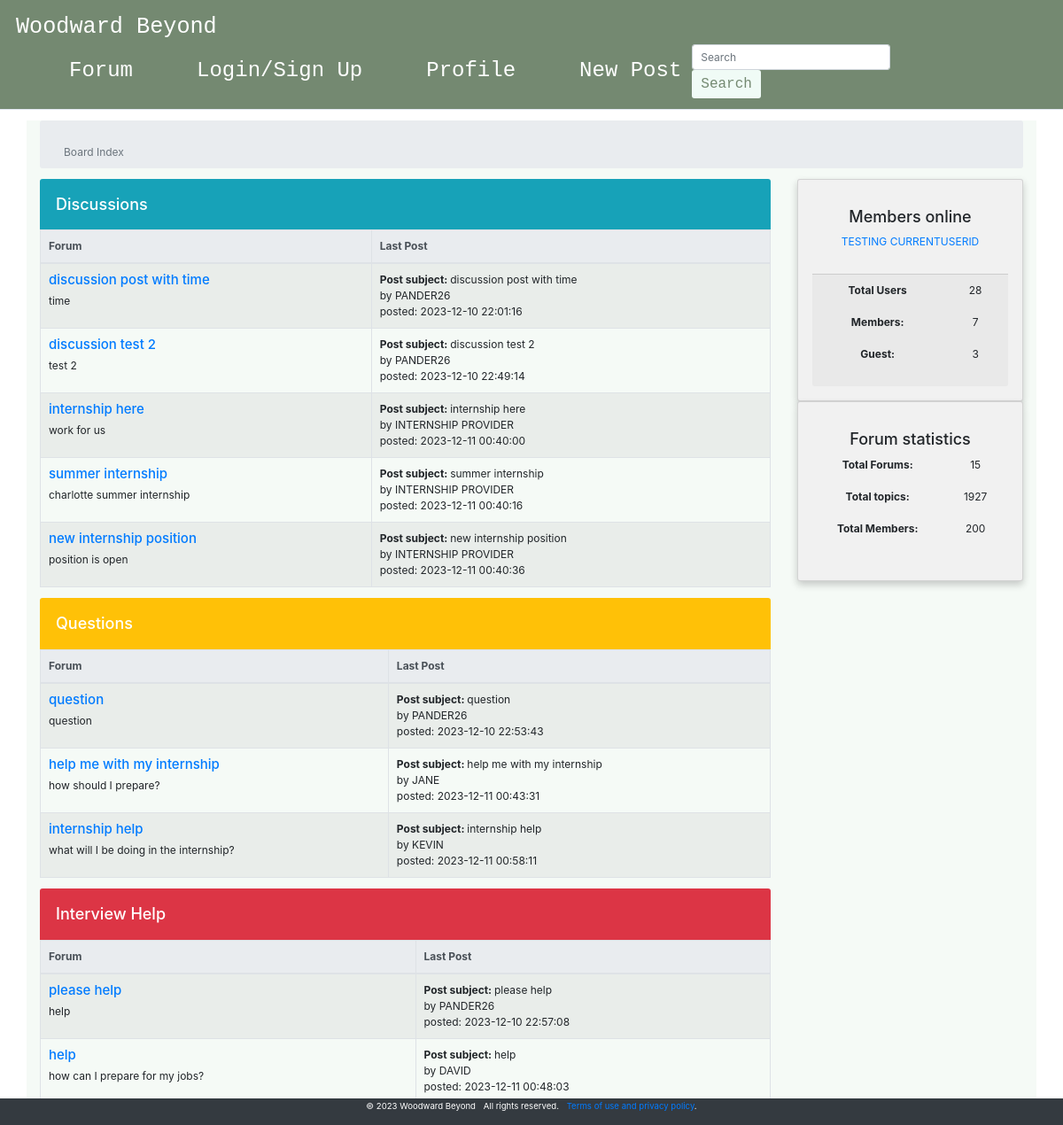
The page /index.html (signed in) on the database its author committed.
### tables this page shows
CREATE TABLE posts (
            id INTEGER PRIMARY KEY AUTOINCREMENT,
            author_id INTEGER,
            title TEXT NOT NULL,
            content TEXT NOT NULL,
            category TEXT NOT NULL,
            timestamp TIMESTAMP DEFAULT CURRENT_TIMESTAMP,
            FOREIGN KEY (author_id) REFERENCES users(id)
        );

CREATE TABLE users (id int, username text, password text, date TEXT);

### app.py (the view)
@app.route('/index.html')
def index():
    conn=get_db_connection()
    cursor=conn.cursor()
    totalusers=len(cursor.execute('SELECT * FROM users').fetchall())
    session['signed_up'] = False
    posts = get_posts()
    u=''
    if 'username' in session.keys():
        u=session['username']
    return render_template('index.html', items=posts, username=u, totalusers=totalusers)

### app.py (called while the page is built)
def get_db_connection():
    conn = sqlite3.connect('database/wb.db')
    conn.row_factory = sqlite3.Row
    return conn

def get_posts():
    conn = get_db_connection()
    cursor = conn.cursor()
    cursor.execute('''
        SELECT posts.id, posts.title, posts.content, posts.category, posts.author_id, users.username, posts.timestamp
        FROM posts
        JOIN users ON posts.author_id = users.id
    ''')
    posts = cursor.fetchall()
    conn.close()
    return posts

### templates/index.html (shortened to what this page needs)
<!DOCTYPE html>
<html lang="en">
<head>
<link rel="stylesheet" href="https://stackpath.bootstrapcdn.com/bootstrap/4.3.1/css/bootstrap.min.css">
</head>
<body>
            {% include 'header.html'%}
    <div class="container my-3 ww-body">
    <nav class="breadcrumb">
        <div class="container mt-4">
            <span class="breadcrumb-item active">Board Index</span>
        </div>
    </nav>
    <div class="row">
        <div class="col-12 col-xl-9">
    <h2 class="h4 text-white bg-info mb-0 p-4 rounded-top">Discussions</h2>
    <table class ="table table-striped table-bordered table-fixed">
        <thead class="thead-light">
            <tr>
                <th scope="col" class="forum-col">Forum</th>
                <th scope="col">Last Post</th>
            </tr>
        </thead>
        <tbody>
            {% for post in items %}
                {% if post['category'] == 'Discussion' %}
                    <tr>
                        <td>
                            <h3 class="h5"><a href="{{ url_for('view_post', id=post.id) }}">{{ post['title'] }}</a></h3>
                            <div class="fixed-table-content">
                                <p>{{ post['content'] }} </p>
                            </div>
                        </td>
                        <td>
                            <div><span class="font-weight-bold"> Post subject: </span>{{ post['title'] }}</div>
                            <div>by {{ post['username'] }}</div>
                            <div> posted: {{ post['timestamp'] }}</div>
                        </td>
                    </tr>
                {% endif %}
            {% endfor %}
        </tbody>
    </table>
    <h2 class="h4 text-white bg-warning mb-0 p-4 rounded-top">Questions</h2>
    <table class ="table table-striped table-bordered table-fixed">
        <thead class="thead-light">
            <tr>
                <th scope="col" class="forum-col">Forum</th>
                <th scope="col" class="last-post-col">Last Post</th>
            </tr>
        </thead>
        <tbody>
            {% for post in items %}
                {% if post['category'] == 'Question' %}
                    <tr>
                        <td>
                            <h3 class="h5"><a href="{{ url_for('view_post', id=post.id) }}">{{ post['title'] }}</a></h3>
                            <div class="fixed-table-content">
                                <p>{{ post['content'] }} </p>
                            </div>
                        </td>
                        <td>
                            <div><span class="font-weight-bold"> Post subject: </span>{{ post['title'] }}</div>
                            <div>by {{ post['username'] }}</div>
                            <div> posted: {{ post['timestamp'] }}</div>
                        </td>
                    </tr>
                {% endif %}
            {% endfor %}
        </tbody>
    </table>
    <h2 class="h4 text-white bg-danger mb-0 p-4 rounded-top">Interview Help</h2>
    <table class ="table table-striped table-bordered table-fixed">
        <thead class="thead-light">
            <tr>
                <th scope="col">Forum</th>
                <th scope="col">Last Post</th>
            </tr>
        </thead>
        <tbody>
            {% for post in items %}
                {% if post['category'] == 'Interview Help' %}
                    <tr>
                        <td>
                            <h3 class="h5"><a href="{{ url_for('view_post', id=post.id) }}">{{ post['title'] }}</a></h3>
                            <div class="fixed-table-content">
                                <p>{{ post['content'] }} </p>
                            </div>
                        </td>
                        <td>
                            <div><span class="font-weight-bold"> Post subject: </span>{{ post['title'] }}</div>
                            <div>by {{ post['username'] }}</div>
                            <div> posted: {{ post['timestamp'] }}</div>
                        </td>
                    </tr>
                {% endif %}
            {% endfor %}
        </tbody>
    </table>
</div>
    <div class="col-12 col-xl-3">
    <aside>
        <div class="row">
        <div class="col-12 col-sm-6 col-xl-12">
        <div class ="card">
            <div class="card-body">
                <h2 class="h4 card-title">Members online</h2>
                <ul class="list-unstyled">
                    {%if username is defined%}
                    <li><a href="#0">{{username}}</a></li>
                    {%endif%}
                </ul>
            </div>
            <div class="card-footer">
                <dl class="row">
                    <dt class="col-8">Total Users</dt>
                    <dd class="col-4">{{totalusers}}</dd>
                </dl>
                <dl class="row">
                    <dt class="col-8">Members:</dt>
                    <dd class="col-4">7</dd>
                </dl>
                <dl class="row">
                    <dt class="col-8">Guest:</dt>
                    <dd class="col-4">3</dd>
                </dl>
                </div>
            </div>
        </div>
        <div class="col-12 col-sm-6 col-xl-12">
        <div class="card">
            <div class="card-body">
                <h2 class="h4 card-title">Forum statistics</h2>
                <dl class="row">
                    <dt class="col-8">Total Forums:</dt>
                    <dd class="col-4">15</dd>
                </dl>
                <dl class="row">
                    <dt class="col-8">Total topics:</dt>
                    <dd class="col-4">1927</dd>
                </dl>
                <dl class="row">
                    <dt class="col-8">Total Members:</dt>
                    <dd class="col-4">200</dd>
                </dl>
                </div>
            </div>
        </div>
    </aside>
  </div>
 </div>
</div>
<footer class="small">
    <div class="container">
    <ul class="list-inline">
        <li class="list-inline-item">&copy; 2023 Woodward Beyond</li>
        <li class="list-inline-item">All rights reserved.</li>
        <li class="list-inline-item"><a href="#0">Terms of use and privacy policy</a>.</li>
    </ul>
</div>
</footer>
</body>
</html>

### static/style.css (style rules this page uses)
* { margin: 0; padding: 0; box-sizing: border-box; }
body { display: flex; flex-direction: column; min-height: 100vh; margin: 0; }
.container { flex: 1; }
html { font-size: 75%; font-family: 'Roboto', sans-serif; }
li { list-style: none; }
a { text-decoration: none; }
.card { box-shadow: 0 4px 8px 0 rgba(0, 0, 0, 0.2); padding: 16px; text-align: center; background-color: #f1f1f1; }
footer { position: fixed; bottom: 0; width: 100%; background-color: #343a40; color: white; padding: 2px; text-align: center; }

### templates/index.html (style rules this page uses)
.forum-col { min-width: 16em; }
.created-col, .last-post-col { min-width: 12em; }
.ww-body { background-color: #F5FAF6; }

### rows shown on the page
posts: title "discussion post with time", content "time", username "PANDER26", timestamp "2023-12-10 22:01:16"
posts: title "discussion test 2", content "test 2", username "PANDER26", timestamp "2023-12-10 22:49:14"
posts: title "internship here", content "work for us", username "INTERNSHIP PROVIDER", timestamp "2023-12-11 00:40:00"
posts: title "summer internship", content "charlotte summer internship", username "INTERNSHIP PROVIDER", timestamp "2023-12-11 00:40:16"
posts: title "new internship position", content "position is open", username "INTERNSHIP PROVIDER", timestamp "2023-12-11 00:40:36"
posts: title "question", content "question", username "PANDER26", timestamp "2023-12-10 22:53:43"
posts: title "help me with my internship", content "how should I prepare?", username "JANE", timestamp "2023-12-11 00:43:31"
posts: title "internship help", content "what will I be doing in the internship?", username "KEVIN", timestamp "2023-12-11 00:58:11"
posts: title "please help", content "help", username "PANDER26", timestamp "2023-12-10 22:57:08"
posts: title "help", content "how can I prepare for my jobs?", username "DAVID", timestamp "2023-12-11 00:48:03"
users: username "TESTING CURRENTUSERID"

### other values the page prints
{{ totalusers }} "28"
